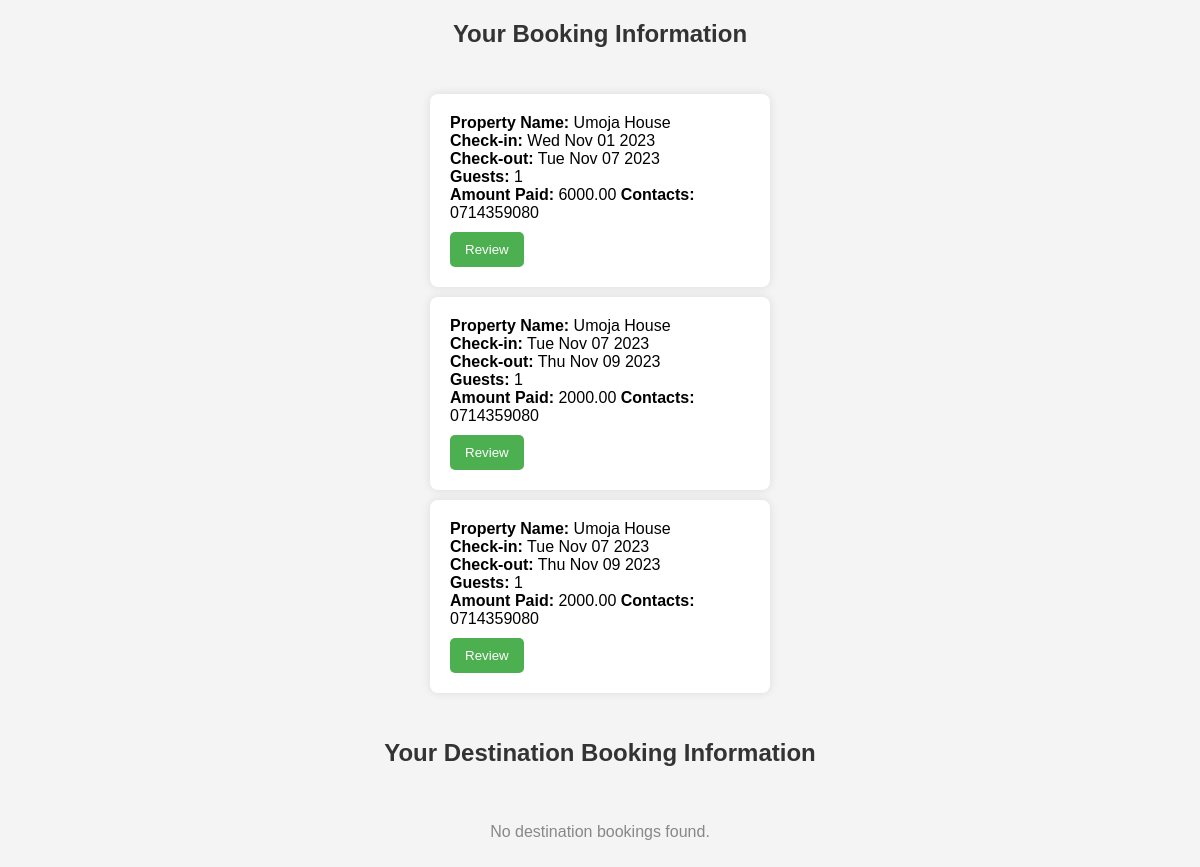
The page /mybookings/ (signed in) on the database as committed earlier.
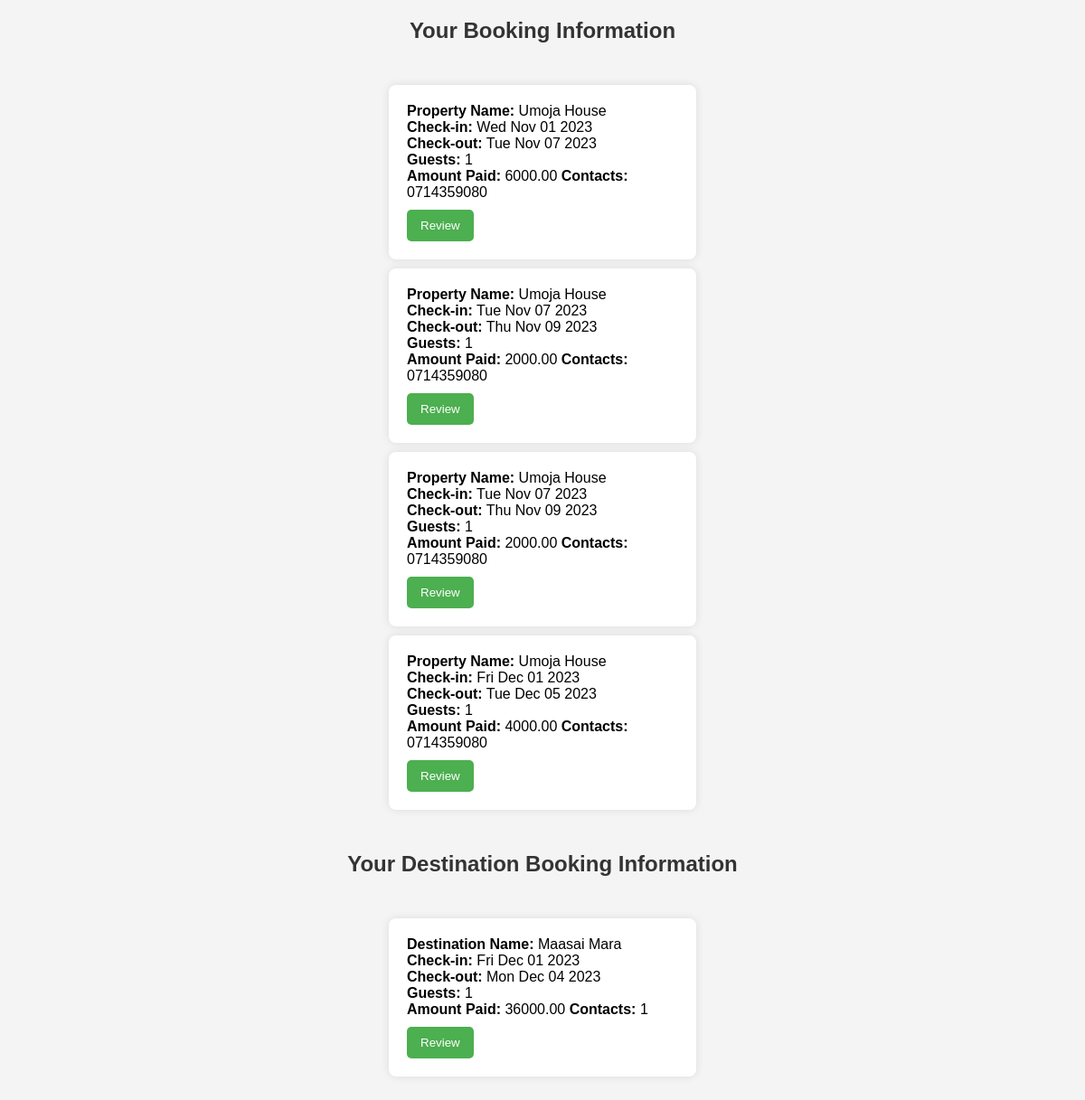
The same page on the database as committed later.
### tables this page shows
CREATE TABLE bookings (
            id INTEGER PRIMARY KEY,
            guest_name TEXT NOT NULL,
            property_id INTEGER,
            property_name TEXT NOT NULL,
            check_in DATE NOT NULL,
            check_out DATE NOT NULL,
            guests INTEGER NOT NULL,
            amount VARCHAR NOT NULL,
            user_id INTEGER NOT NULL,
            contacts TEXT NOT NULL,
            property_type TEXT NOT NULL,
            FOREIGN KEY (property_type) REFERENCES properties(property_type),
            FOREIGN KEY (user_id) REFERENCES users(id),
            FOREIGN KEY (property_id) REFERENCES properties (id)
        );

CREATE TABLE destination_bookings (
            id INTEGER PRIMARY KEY,
            destination_name TEXT NOT NULL,
            guest_name TEXT NOT NULL,
            destination_booking_id INTEGER NOT NULL,
            check_in DATE NOT NULL,
            check_out DATE NOT NULL,
            guests INTEGER NOT NULL,
            amount VARCHAR NOT NULL,
            user_id INTEGER NOT NULL,
            contacts TEXT NOT NULL,
            Type TEXT NOT NULL,
            FOREIGN KEY (Type) REFERENCES destinations (Type),
            FOREIGN KEY (user_id) REFERENCES users(id),
            FOREIGN KEY (destination_booking_id) REFERENCES destinations (id)
        );

### app.py (the view)
@app.route('/mybookings/')
def user_bookings():
    if 'user_id' not in session:
        return redirect(url_for('login', next=request.url))
    user_id = session['user_id']
    try:
        with sqlite3.connect('users.db') as connection:
            cursor = connection.cursor()
            cursor.execute("SELECT * FROM bookings WHERE user_id = ?", (user_id,))
            bookings = cursor.fetchall()
            cursor.execute("SELECT * FROM destination_bookings WHERE user_id = ?", (user_id,))
            destination_bookings = cursor.fetchall()
        return render_template('Booking.html', bookings=bookings, destination_bookings=destination_bookings)
    except Exception as e:
        return render_template('error.html', error=str(e))

### templates/Booking.html (shortened to what this page needs)
<!DOCTYPE html>
<html lang="en">
<head>
</head>
<body>
    <h2>Your Booking Information</h2>
    <div class="bookings-container">
        <ul>
            {% if bookings %}
                {% for booking in bookings %}
                    <li>
                        <div class="bookings">
                            <strong>Property Name:</strong> {{ booking[3] }}<br>
                            <strong>Check-in:</strong> {{ booking[4] }}<br>
                            <strong>Check-out:</strong> {{ booking[5] }}<br>
                            <strong>Guests:</strong> {{ booking[6] }}<br>
                            <strong>Amount Paid:</strong> {{ booking[7] }}
                            <strong>Contacts:</strong> {{ booking[9] }}
                            <button class="review-button" onclick="window.location.href='{{ url_for('review', booking_id=booking[0]) }}';">Review</button>
                        </div>
                    </li>
                {% endfor %}
            {% else %}
                <p class="no-booking">No Stays bookings found.</p>
            {% endif %}
        </ul>
    </div>
    <h2>Your Destination Booking Information</h2>
    <div class="bookings-container">
        <ul>
            {% if destination_bookings %}
                {% for destination_booking in destination_bookings %}
                    <li>
                        <div class="bookings">
                            <strong>Destination Name:</strong> {{ destination_booking[1] }}<br>
                            <strong>Check-in:</strong> {{ destination_booking[4] }}<br>
                            <strong>Check-out:</strong> {{ destination_booking[5] }}<br>
                            <strong>Guests:</strong> {{ destination_booking[6] }}<br>
                            <strong>Amount Paid:</strong> {{ destination_booking[7] }}
                            <strong>Contacts:</strong> {{destination_booking[8]}}
                            <button class="review-button" onclick="window.location.href='{{ url_for('destinationreview', destination_id=destination_booking[0]) }}';">Review</button>
                        </div>
                    </li>
                {% endfor %}
            {% else %}
                <p class="no-booking">No destination bookings found.</p>
            {% endif %}
        </ul>
    </div>
</body>
</html>

### templates/Booking.html (style rules this page uses)
body { font-family: 'Arial', sans-serif; background-color: #f4f4f4; margin: 0; padding: 0; display: flex; flex-direction: column; align-items: center; height: 100vh; }
h2 { text-align: center; color: #333; margin-bottom: 20px; }
.bookings-container { display: flex; flex-wrap: wrap; justify-content: center; }
.bookings { background-color: #fff; box-shadow: 0 0 10px rgba(0, 0, 0, 0.1); padding: 20px; margin: 10px; border-radius: 8px; width: 300px; text-align: left; }
ul { list-style: none; padding: 0; }
li { margin-bottom: 10px; }
.review-button { display: block; margin-top: 10px; background-color: #4CAF50; color: white; padding: 10px 15px; border: none; border-radius: 5px; cursor: pointer; }

Rows that differ between the two databases and show on the page:
added bookings: property_name "Umoja House", check_in "Fri Dec 01 2023", check_out "Tue Dec 05 2023", guests "1", amount "4000.00", contacts "0714359080"
added destination_bookings: destination_name "Maasai Mara", check_in "Fri Dec 01 2023", check_out "Mon Dec 04 2023", guests "1", amount "36000.00", user "1"
Other text that changed with them:
text no longer shown: "No destination bookings found."
